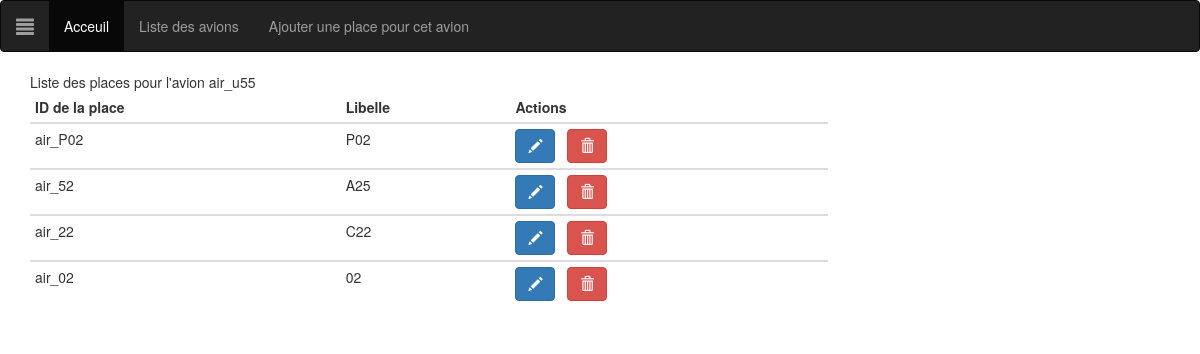
The app's page /place/list.php?avion=air_u55 with its own data.
### tables this page shows
CREATE TABLE `place` (
  `no_avion` varchar(50) NOT NULL,
  `no_place` varchar(50) NOT NULL,
  `occupation` text NOT NULL
);

### place/list.php (the view, shortened to what this page needs)
<?php
  $dbh = new PDO('mysql:host=localhost;dbname=e_fly', "root", "");
?>
<!DOCTYPE html>
<html>
  <head>
    <link rel="stylesheet" href="../style/maxcdn.bootstrapcdn.com/bootstrap/3.3.7/css/bootstrap.min.css">
  </head>
  <body>
    <nav class="navbar navbar-inverse">
      <div class="container-fluid">
        <div class="navbar-header">
          <a class="navbar-brand" href="#"><span class="glyphicon glyphicon-align-justify"></span></a>
        </div>
        <ul class="nav navbar-nav">
          <li class="active"><a href="../index.php">Acceuil</a></li>
          <li><a href="../avion/list.php">Liste des avions</a></li>
          <li><a href="form.php?action=create&avion=<?php print $_GET['avion'] ?>">Ajouter une place pour cet avion</a></li>
        </ul>
      </div>
    </nav>
    <div class="container"
    <h2> Liste des places pour l'avion <?php print $_GET['avion']; ?> </h2>
    <table class="table table-condensed" style="width:70%">
      <thead>
      <tr>
        <th>ID de la place</th>
        <th>Libelle</th>
        <th>Actions</th>
      </tr>
      </thead>
      <?php foreach($dbh->query("SELECT * FROM place WHERE no_avion='".$_GET['avion']."' ORDER BY no_place DESC") as $row) : ?>
      <tbody>
      <tr>
        <td><?php print $row['no_place'] ; ?></td>
        <td><?php print $row['occupation']; ?></td>
        <td><a href="form.php?action=edit&id=<?php print $row['no_place']; ?>&avion=<?php print $_GET['avion']; ?>" class="btn btn-primary" data-toggle="tooltip" data-placement="left" title="Modifier"><span class="glyphicon glyphicon-pencil"></span></a>&nbsp;&nbsp;
          <a href="list.php?action=delete&id=<?php print $row['no_place']; ?>&avion=<?php print $_GET['avion'] ?>" class="btn btn-danger" data-toggle="tooltip" data-placement="left" title="Supprimer"><span class="glyphicon glyphicon-trash"></span></a></td>
      </tr>
      </tbody>
      <?php endforeach; ?>
    </table>
    </div>
  </body>
</html>

### records on screen
place: no_place "air_P02", occupation "P02"
place: no_place "air_52", occupation "A25"
place: no_place "air_22", occupation "C22"
place: no_place "air_02", occupation "02"

### other values on screen
$_GET['avion'] "air_u55"
